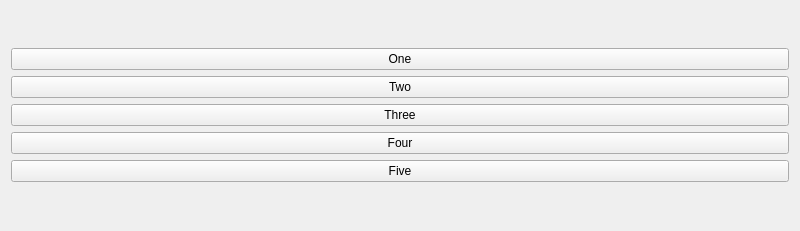
<?xml version="1.0" encoding="UTF-8"?>
<ui version="4.0">
 <class>Widget</class>
 <widget class="QWidget" name="Widget">
  <property name="geometry">
   <rect>
    <x>0</x>
    <y>0</y>
    <width>800</width>
    <height>231</height>
   </rect>
  </property>
  <property name="windowTitle">
   <string>Widget</string>
  </property>
  <layout class="QVBoxLayout" name="verticalLayout_2">
   <item>
    <layout class="QVBoxLayout" name="verticalLayout">
     <item>
      <widget class="QPushButton" name="oneButton">
       <property name="text">
        <string>One</string>
       </property>
      </widget>
     </item>
     <item>
      <widget class="QPushButton" name="twoButton">
       <property name="text">
        <string>Two</string>
       </property>
      </widget>
     </item>
     <item>
      <widget class="QPushButton" name="threeButton">
       <property name="text">
        <string>Three</string>
       </property>
      </widget>
     </item>
     <item>
      <widget class="QPushButton" name="fourButton">
       <property name="text">
        <string>Four</string>
       </property>
      </widget>
     </item>
     <item>
      <widget class="QPushButton" name="fiveButton">
       <property name="text">
        <string>Five</string>
       </property>
      </widget>
     </item>
    </layout>
   </item>
  </layout>
 </widget>
 <resources/>
 <connections/>
</ui>
